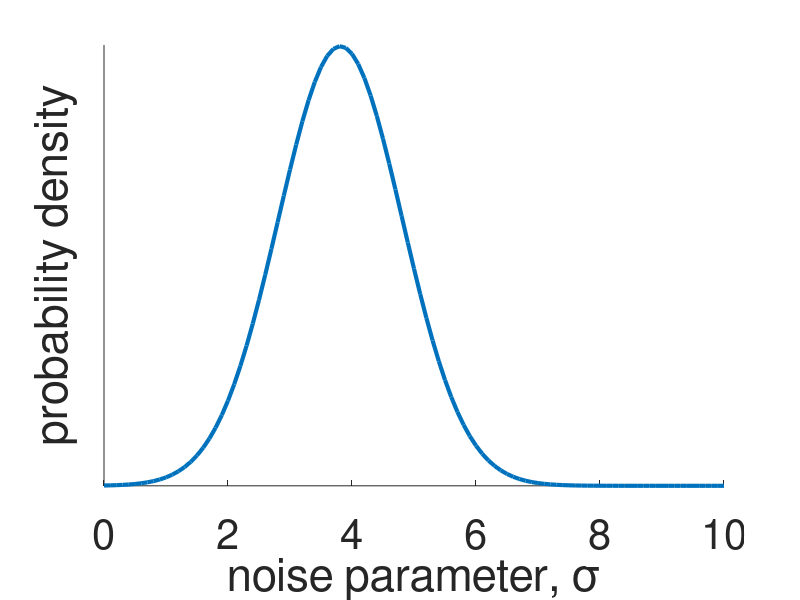

MATLAB code for this plot: (Note: this script raises an error after producing the figure.)
clear

figure(1); clf; hold on;
x = 0:0.1:10;
s = 1;
y = exp(-(x - 3.812).^2/2/s^2) / sqrt(2*pi*s);
plot(x, y, 'linewidth', 3)
xlabel('noise parameter, \sigma')
ylabel('probability density')
set(gca, 'fontsize', 30, 'ytick', [])
saveFigurePng(gcf, 'pDist')